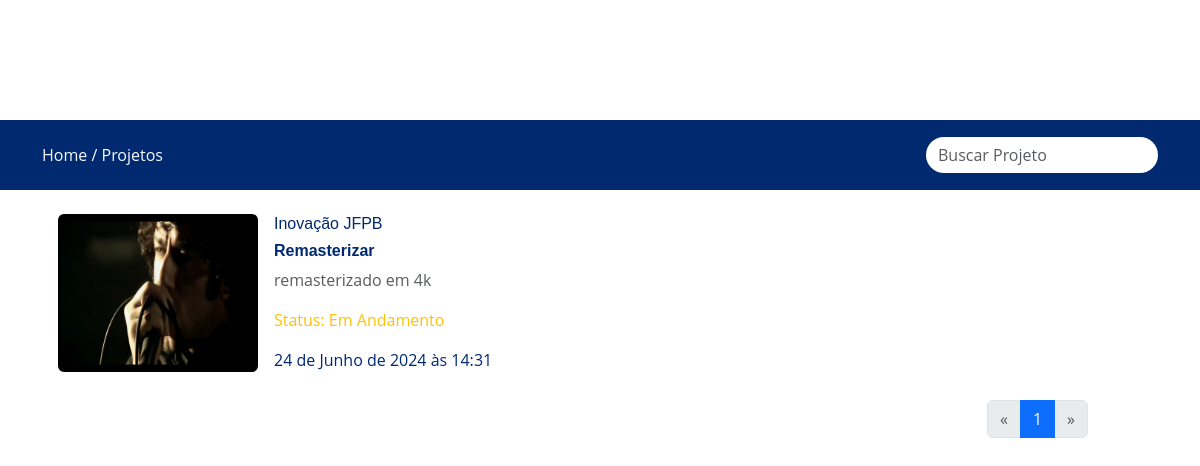
/projetos, run on an earlier commit of the app's database.
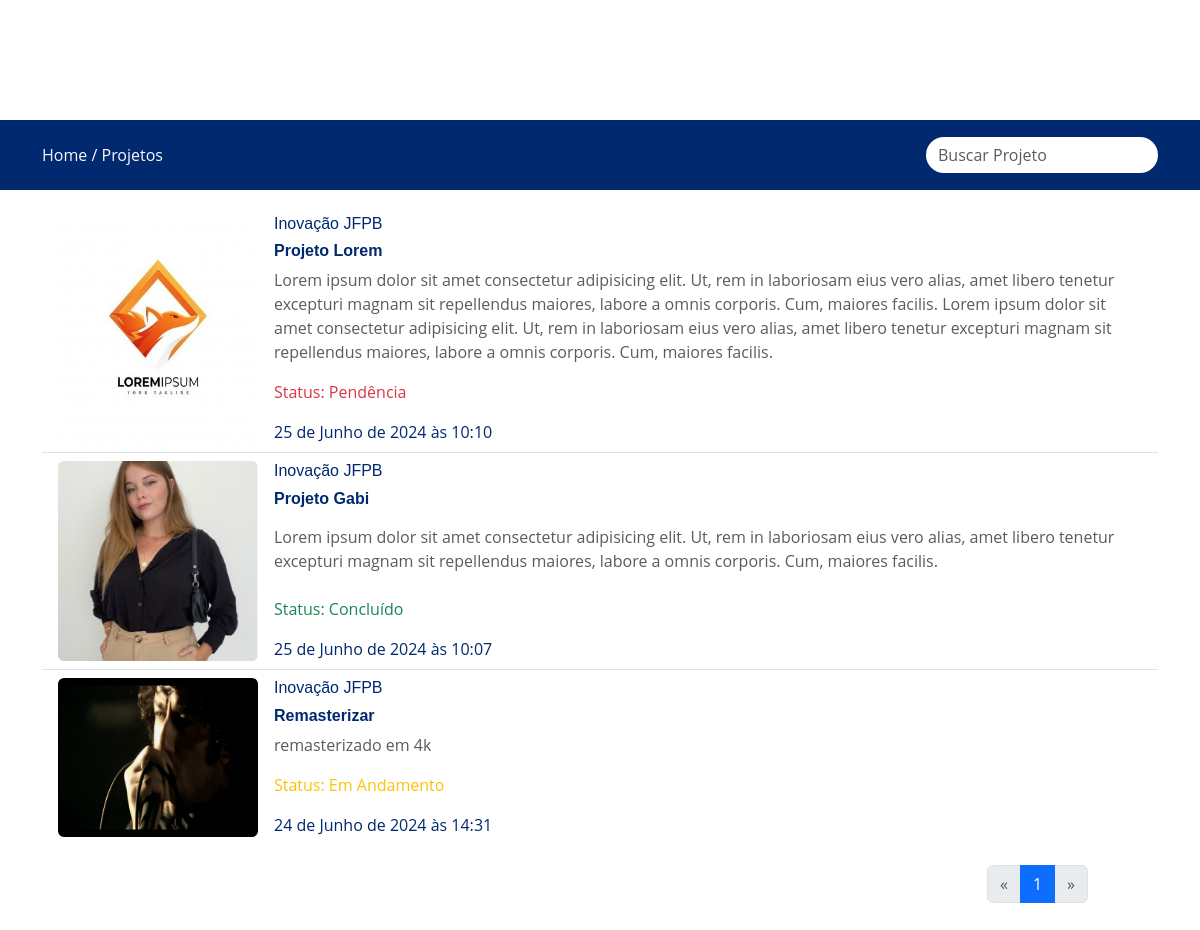
And on a later commit of the database.
### inovacaowebsite/models.py (models this page shows, shortened)
class Projeto(models.Model):
    status_choices = (('Pendência', 'Pendência'), ('Em Andamento', 'Em Andamento'), ('Concluído', 'Concluído'))
    imagem = models.ImageField(upload_to='projetos')
    titulo = models.CharField(max_length=100)
    status = models.CharField(choices=status_choices, default='Pendência', max_length=24)
    descricao = models.TextField()
    conteudo = models.TextField()
    autor = models.CharField(max_length=100, default='Inovação JFPB')
    slug = models.SlugField(max_length=100)
    data = models.DateTimeField(auto_now_add=True)
    class Meta:
        ordering = ['-data']

### inovacaowebsite/views.py (the view)
# urls.py: path('projetos', projetos, name='projetos'),
def projetos(request):
    all_projetos = Projeto.objects.order_by('-data')
    if(request.method == 'POST'):
        search = request.POST['search']
        all_projetos = Projeto.objects.filter(titulo__contains=search).order_by('-data')
    paginator = Paginator(all_projetos, 5)  # Show 5 noticias per page.
    page_number = request.GET.get('page', 1)
    page_obj = paginator.get_page(page_number)
    current_page = page_obj.number
    context = {
        'projetos': page_obj,
        'previous_page': current_page - 1,
        'next_page': current_page + 1,
    }
    return render(request, 'pages/projetos/projetos.html', context)

### inovacaowebsite/templates/pages/projetos/projetos.html (shortened to what this page needs)
{% extends "base/base.html" %}
{% load static %}
{% block style_sheet %}<link rel="stylesheet" href="{% static 'styles/css/projetos.css' %}" />{% endblock %}
{% block content %}
<main id="main" role="main" style="margin-top: 10%;">
    <section id="news" class="news">
      <section id="search" data-aos="fade-up" class="d-flex justify-content-between align-items-center">
        <div class="container">
          <div class="row">
            <div class="col-12 d-flex justify-content-between align-items-center">
              <span class="text-light">Home / Projetos</span>
              <div class="d-flex align-items-center position-relative">
                <input type="search" class="form-control border-0" placeholder="Buscar Projeto" id="input-search" />
                <span class="border-0 position-absolute" id="search-addon" style="right: 10px;">
                  <i class="bi bi-search"></i>
                </span>
              </div>
            </div>
          </div>
        </div>
      </section>
      <div class="container mt-3" data-aos="fade-up">
        <div class="row">
          <section class="col-12">
            <ul class="list-group list-group-flush">
              {% for projeto in projetos %}
              <li class="list-group-item">
                <a href="{% url 'projeto' projeto_id=projeto.id %}">
                <article class="d-flex gap-3">
                  <img src="{{ projeto.imagem.url }}" alt="{{projeto.titulo}}" width="200" class="rounded">
                  <div class="d-flex flex-column justify-content-between">
                    <header>
                      <h6>{{projeto.autor}}</h6>
                      <h6 class="subtitle-notice">{{projeto.titulo}}</h6>
                    </header>
                    <p class="text-muted"> {{projeto.descricao}} </p>
                    <footer>
                      <p class="{% if projeto.status == 'Pendência' %}text-danger{% elif projeto.status == 'Em Andamento' %}text-warning{% elif projeto.status == 'Concluído' %}text-success{% endif %}">
                        Status: {{ projeto.status }}
                      </p>
                      <time datetime="2023-09-28T13:00">{{projeto.data}}</time>
                    </footer>
                  </div>
                </article>
                </a>
              </li>
              {% endfor %}
            </ul>
          </section>
        </div>
      </div>
      <div class="pagination-container">
        <nav aria-label="Navegação">
          <ul class="pagination justify-content-end">
            <li class="page-item {% if not projetos.has_previous %}disabled{% endif %}">
              <a class="page-link" href="?page={{ previous_page }}" aria-label="Anterior">
                <span aria-hidden="true">&laquo;</span>
              </a>
            </li>
            {% for num in projetos.paginator.page_range %}
              <li class="page-item {% if projetos.number == num %}active{% endif %}">
                <a class="page-link" href="?page={{ num }}">{{ num }}</a>
              </li>
            {% endfor %}
            <li class="page-item {% if not projetos.has_next %}disabled{% endif %}">
              <a class="page-link" href="?page={{ next_page }}" aria-label="Próximo">
                <span aria-hidden="true">&raquo;</span>
              </a>
            </li>
          </ul>
        </nav>
      </div>
    </section>
  </main>
{% endblock %}

What changed in the data, as far as the page shows it:
added Projeto: imagem (picture), autor "Inovação JFPB", titulo "Projeto Lorem", descricao "Lorem ipsum dolor sit amet consectetur adipisicing elit. Ut, rem in laboriosam eius vero alias, amet libero tenetur excepturi magnam sit repellendus maiores, labore a omnis corporis. Cum, maiores facilis. Lorem ipsum dolor sit amet consectetur adipisicing elit. Ut, rem in laboriosam eius vero alias, amet libero tenetur excepturi magnam sit repellendus maiores, labore a omnis corporis. Cum, maiores facilis.", status "Pendência", data "25 de Junho de 2024 às 10:10"
added Projeto: imagem (picture), autor "Inovação JFPB", titulo "Projeto Gabi", descricao "Lorem ipsum dolor sit amet consectetur adipisicing elit. Ut, rem in laboriosam eius vero alias, amet libero tenetur excepturi magnam sit repellendus maiores, labore a omnis corporis. Cum, maiores facilis.", status "Concluído", data "25 de Junho de 2024 às 10:07"
